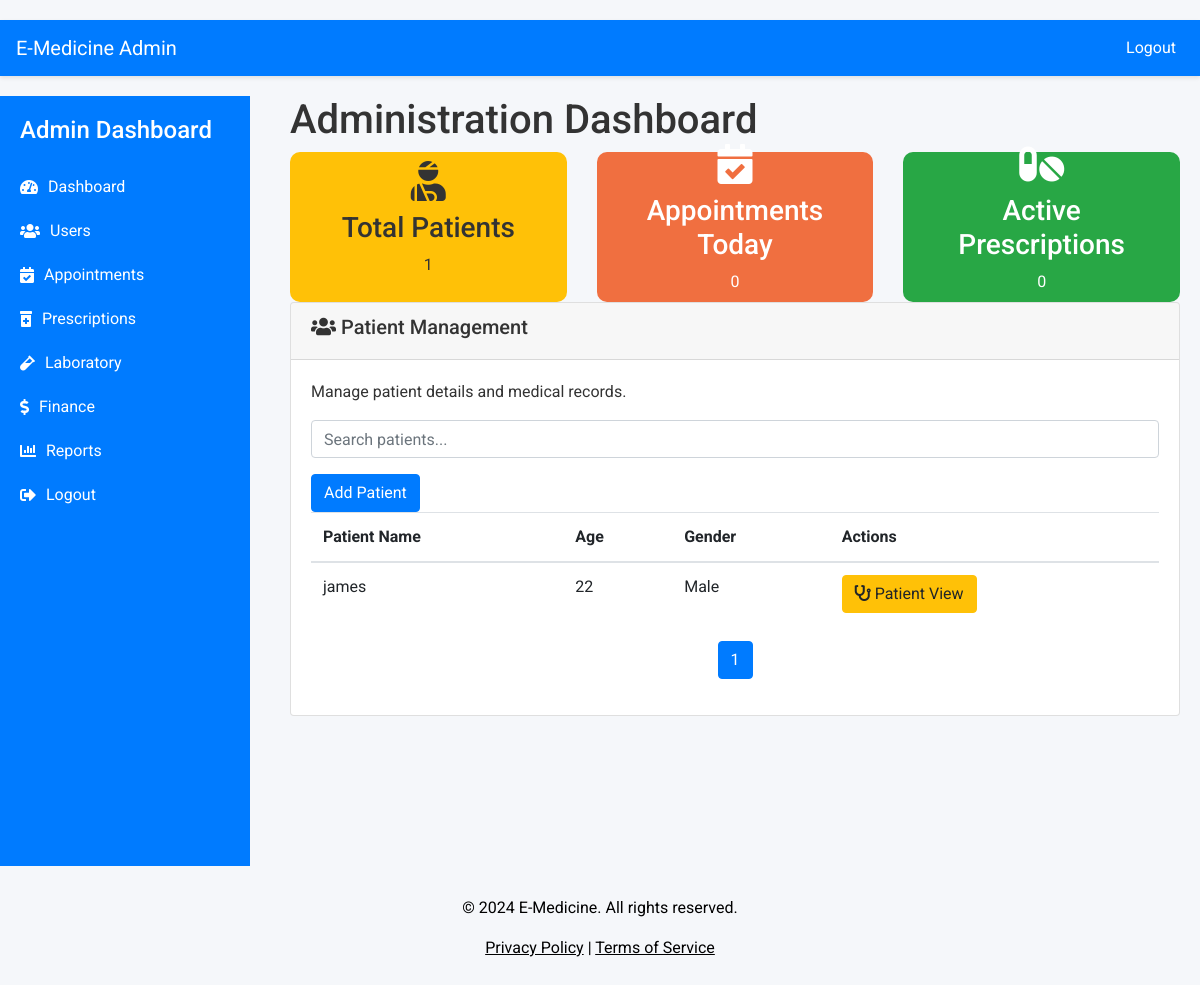
The page /admin/index.php (signed in) on the database its author committed.
### tables this page shows
CREATE TABLE `patients` (
  `PatientID` int(11) NOT NULL,
  `firstname` varchar(100) NOT NULL,
  `lastname` varchar(255) NOT NULL,
  `Age` int(11) NOT NULL,
  `Gender` enum('Male','Female','Other') NOT NULL,
  `Phone` varchar(15) DEFAULT NULL,
  `Email` varchar(100) DEFAULT NULL,
  `Address` varchar(255) DEFAULT NULL,
  `CreatedAt` timestamp NOT NULL DEFAULT current_timestamp(),
  `Password` varchar(255) NOT NULL,
  `status` varchar(250) NOT NULL,
  `ProfileImage` varchar(250) NOT NULL,
  `reset_token` varchar(6) DEFAULT NULL,
  `token_expiration` int(11) DEFAULT NULL
);

### admin/index.php (the view, shortened to what this page needs)
<?php
include '../access/config.php';
function getTotalPatients($conn) {
    $sql = "SELECT COUNT(*) as total_patients FROM patients";
    $result = $conn->query($sql);
    $row = $result->fetch_assoc();
    return $row['total_patients'];
}
function getTodaysAppointments($conn) {
    $today = date('Y-m-d');
    $sql = "SELECT COUNT(*) as total_appointments FROM appointments WHERE DATE(AppointmentDate) = '$today'";
    $result = $conn->query($sql);
    $row = $result->fetch_assoc();
    return $row['total_appointments'];
}
function getActivePrescriptions($conn) {
    $sql = "SELECT COUNT(*) as total_active_prescriptions FROM prescriptions WHERE status = 'Active'";
    $result = $conn->query($sql);
    $row = $result->fetch_assoc();
    return $row['total_active_prescriptions'];
}
function getPatientData($conn, $start, $limit, $search = null) {
    if ($search) {
        $searchQuery = "%" . $conn->real_escape_string($search) . "%";
        $sql = "SELECT * FROM patients WHERE firstname LIKE '$searchQuery' OR lastname LIKE '$searchQuery' LIMIT $start, $limit";
    } else {
        $sql = "SELECT * FROM patients LIMIT $start, $limit";
    }
    $result = $conn->query($sql);
    return $result;
}
function countTotalPatients($conn) {
    $sql = "SELECT COUNT(*) as total_patients FROM patients";
    $result = $conn->query($sql);
    $row = $result->fetch_assoc();
    return $row['total_patients'];
}
$limit = 5;
$page = isset($_GET['page']) ? $_GET['page'] : 1;
$start = ($page - 1) * $limit;
$search = isset($_GET['search']) ? $_GET['search'] : null;
$total_patients = getTotalPatients($conn);
$appointments_today = getTodaysAppointments($conn);
$active_prescriptions = getActivePrescriptions($conn);
$patient_data = getPatientData($conn, $start, $limit, $search);
$total_patients_count = countTotalPatients($conn);
$total_pages = ceil($total_patients_count / $limit);
?>
<!DOCTYPE html>
<html lang="en">
<head>
    <link rel="stylesheet" href="https://stackpath.bootstrapcdn.com/bootstrap/4.5.2/css/bootstrap.min.css">
    <link rel="stylesheet" href="https://cdnjs.cloudflare.com/ajax/libs/font-awesome/5.15.4/css/all.min.css">
</head>
<body>
    <?php include 'header.php'; ?>
    <div class="dashboard-container">
        <?php include 'sidebar.php'; ?>
        <div class="container-fluid dashboard">
            <h1>Administration Dashboard</h1>
            <div class="row">
                <div class="col-12 col-md-4">
                    <div class="overview-card card-yellow">
                        <i class="fas fa-user-injured"></i>
                        <h2>Total Patients</h2>
                        <p><?php echo $total_patients; ?></p>
                    </div>
                </div>
                <div class="col-12 col-md-4">
                    <div class="overview-card card-brown">
                        <i class="fas fa-calendar-check"></i>
                        <h2>Appointments Today</h2>
                        <p><?php echo $appointments_today; ?></p>
                    </div>
                </div>
                <div class="col-12 col-md-4">
                    <div class="overview-card card-green">
                        <i class="fas fa-pills"></i>
                        <h2>Active Prescriptions</h2>
                        <p><?php echo $active_prescriptions; ?></p>
                    </div>
                </div>
            </div>
            <div class="card">
                <div class="card-header">
                    <h5><i class="fas fa-users"></i> Patient Management</h5>
                </div>
                <div class="card-body">
                    <p>Manage patient details and medical records.</p>
                    <form method="GET">
                    <input type="text" id="searchInput" placeholder="Search patients..." class="form-control mb-3">
                </form>
                    <button class="btn btn-primary" data-toggle="modal" data-target="#addPatientModal">Add Patient</button>
                    <div class="table-responsive">
                        <table class="table" id="patientTable">
                            <thead>
                                <tr>
                                    <th>Patient Name</th>
                                    <th>Age</th>
                                    <th>Gender</th>
                                    <th>Actions</th>
                                </tr>
                            </thead>
                            <tbody>
                                <?php while ($row = $patient_data->fetch_assoc()) { ?>
                                    <tr>
                                        <td><?php echo $row['firstname'] . ' ' . $row['lastname']; ?></td>
                                        <td><?php echo $row['Age']; ?></td>
                                        <td><?php echo $row['Gender']; ?></td>
                                        <td>
                                        <button class="btn btn-warning"
                                                onclick="showPatientDetails('<?php echo $row['firstname']; ?>', '<?php echo $row['lastname']; ?>', '<?php echo $row['Age']; ?>', '<?php echo $row['Gender']; ?>')">
                                            <i class="fas fa-stethoscope"></i> Patient View
                                        </button>
                                    </td>
                                    </tr>
                                <?php } ?>
                            </tbody>
                        </table>
                    </div>
                    <nav aria-label="Patient pagination">
                        <ul class="pagination">
                            <?php for ($i = 1; $i <= $total_pages; $i++) { ?>
                                <li class="page-item <?php if ($i == $page) echo 'active'; ?>"><a class="page-link" href="?page=<?php echo $i; ?>"><?php echo $i; ?></a></li>
                            <?php } ?>
                        </ul>
                    </nav>
                </div>
            </div>
        </div>
    </div>
<?php include '../resources/includes/footer.php'; ?>
</body>
</html>

### admin/index.php (style rules this page uses)
body { font-family: 'Roboto', sans-serif; background-color: #f5f7fa; color: #333; }
.dashboard-container { display: flex; width: 100%; height: 100vh; }
.dashboard { padding: 20px; flex-grow: 1; margin-left: 0; width: calc(100% - 250px); }
.card { margin-bottom: 20px; min-height: 150px; display: flex; flex-direction: column; justify-content: space-between; }
.overview-card { color: white; text-align: center; padding: 20px; border-radius: 10px; display: flex; flex-direction: column; justify-content: center; height: auto; max-height: 150px; }
.overview-card h2 { font-size: 28px; }
.overview-card p { font-size: 16px; }
.overview-card i { font-size: 40px; margin-bottom: 10px; }
.card-yellow { background-color: #ffc107; color: #333; }
.card-brown { background-color: #F06F40FF; color: white; }
.card-green { background-color: #28a745; color: white; }
.pagination { justify-content: center; }
.table-responsive { width: 100%; }

### admin/header.php (style rules this page uses)
body { padding-top: 20px; }

### rows shown on the page
patients: firstname "james", Age "22", Gender "Male"

### other values the page prints
$total_patients "1"
$appointments_today "0"
$active_prescriptions "0"
